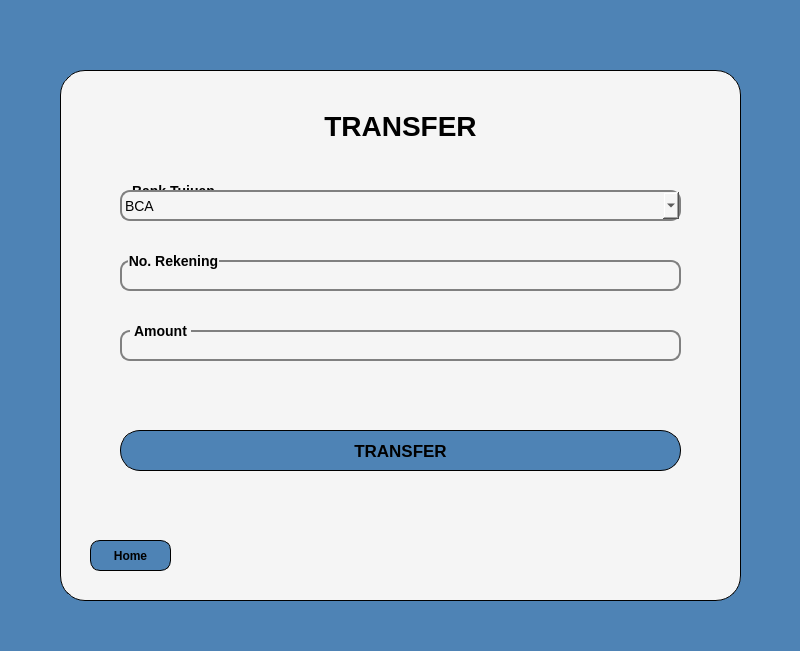
<?xml version="1.0" encoding="UTF-8"?>
<ui version="4.0">
 <class>Transfer</class>
 <widget class="QWidget" name="Transfer">
  <property name="geometry">
   <rect>
    <x>0</x>
    <y>0</y>
    <width>800</width>
    <height>651</height>
   </rect>
  </property>
  <property name="windowTitle">
   <string>Form</string>
  </property>
  <widget class="QStackedWidget" name="stackedWidget">
   <property name="geometry">
    <rect>
     <x>0</x>
     <y>0</y>
     <width>800</width>
     <height>651</height>
    </rect>
   </property>
   <property name="styleSheet">
    <string notr="true">background: rgb(78, 131, 181);</string>
   </property>
   <widget class="QWidget" name="page">
    <widget class="QFrame" name="frame">
     <property name="geometry">
      <rect>
       <x>60</x>
       <y>70</y>
       <width>681</width>
       <height>531</height>
      </rect>
     </property>
     <property name="styleSheet">
      <string notr="true">background : #f5f5f5;
border : 1px solid black;
border-radius : 25px;</string>
     </property>
     <property name="frameShape">
      <enum>QFrame::StyledPanel</enum>
     </property>
     <property name="frameShadow">
      <enum>QFrame::Raised</enum>
     </property>
     <widget class="QLineEdit" name="lineEdit_2">
      <property name="geometry">
       <rect>
        <x>60</x>
        <y>260</y>
        <width>561</width>
        <height>31</height>
       </rect>
      </property>
      <property name="styleSheet">
       <string notr="true">background : #f5f5f5;
border : 2px solid grey;
border-radius : 10px;
font-size : 14px;</string>
      </property>
     </widget>
     <widget class="QPushButton" name="pushButton">
      <property name="geometry">
       <rect>
        <x>60</x>
        <y>360</y>
        <width>561</width>
        <height>41</height>
       </rect>
      </property>
      <property name="cursor">
       <cursorShape>PointingHandCursor</cursorShape>
      </property>
      <property name="styleSheet">
       <string notr="true">background:rgb(78, 131, 181);
font-size : 17px;
font-weight : bold ;
border-radius : 20px;</string>
      </property>
      <property name="text">
       <string>TRANSFER</string>
      </property>
     </widget>
     <widget class="QPushButton" name="pushButton_2">
      <property name="geometry">
       <rect>
        <x>30</x>
        <y>470</y>
        <width>81</width>
        <height>31</height>
       </rect>
      </property>
      <property name="cursor">
       <cursorShape>PointingHandCursor</cursorShape>
      </property>
      <property name="styleSheet">
       <string notr="true">background:rgb(78, 131, 181);
font-weight : bold ;
border-radius : 10px;</string>
      </property>
      <property name="text">
       <string>Home</string>
      </property>
     </widget>
     <widget class="QLabel" name="label_2">
      <property name="geometry">
       <rect>
        <x>70</x>
        <y>250</y>
        <width>61</width>
        <height>21</height>
       </rect>
      </property>
      <property name="styleSheet">
       <string notr="true">background : #f5f5f5;
color: black;
font-size : 14px;
font-weight : bold;
border : none;</string>
      </property>
      <property name="text">
       <string>Amount</string>
      </property>
      <property name="alignment">
       <set>Qt::AlignCenter</set>
      </property>
     </widget>
     <widget class="QLineEdit" name="lineEdit">
      <property name="geometry">
       <rect>
        <x>60</x>
        <y>190</y>
        <width>561</width>
        <height>31</height>
       </rect>
      </property>
      <property name="styleSheet">
       <string notr="true">background : #f5f5f5;
border : 2px solid grey;
border-radius : 10px;
font-size : 14px;</string>
      </property>
     </widget>
     <widget class="QLabel" name="label">
      <property name="geometry">
       <rect>
        <x>68</x>
        <y>180</y>
        <width>91</width>
        <height>21</height>
       </rect>
      </property>
      <property name="styleSheet">
       <string notr="true">background : #f5f5f5;
color: black;
font-size : 14px;
font-weight : bold;
border : none;</string>
      </property>
      <property name="text">
       <string>No. Rekening</string>
      </property>
      <property name="alignment">
       <set>Qt::AlignCenter</set>
      </property>
     </widget>
     <widget class="QLabel" name="label_3">
      <property name="geometry">
       <rect>
        <x>72</x>
        <y>110</y>
        <width>91</width>
        <height>21</height>
       </rect>
      </property>
      <property name="styleSheet">
       <string notr="true">background : #f5f5f5;
color: black;
font-size : 14px;
font-weight : bold;
border : none;</string>
      </property>
      <property name="text">
       <string>Bank Tujuan</string>
      </property>
     </widget>
     <widget class="QLabel" name="label_4">
      <property name="geometry">
       <rect>
        <x>260</x>
        <y>40</y>
        <width>161</width>
        <height>31</height>
       </rect>
      </property>
      <property name="styleSheet">
       <string notr="true">font-size: 28px;
font-weight: bold;
color:black;
alignment:align-center;
border : none;
</string>
      </property>
      <property name="text">
       <string>TRANSFER</string>
      </property>
      <property name="alignment">
       <set>Qt::AlignCenter</set>
      </property>
     </widget>
     <widget class="QComboBox" name="comboBox">
      <property name="geometry">
       <rect>
        <x>60</x>
        <y>120</y>
        <width>561</width>
        <height>31</height>
       </rect>
      </property>
      <property name="styleSheet">
       <string notr="true">background : #f5f5f5;
border : 2px solid grey;
border-radius : 10px;
font-size : 14px;
</string>
      </property>
      <item>
       <property name="text">
        <string>BCA</string>
       </property>
      </item>
      <item>
       <property name="text">
        <string>BRI</string>
       </property>
      </item>
      <item>
       <property name="text">
        <string>BNI</string>
       </property>
      </item>
      <item>
       <property name="text">
        <string>BSI</string>
       </property>
      </item>
      <item>
       <property name="text">
        <string>Mandiri</string>
       </property>
      </item>
     </widget>
    </widget>
   </widget>
   <widget class="QWidget" name="page_2"/>
  </widget>
 </widget>
 <resources/>
 <connections/>
</ui>
